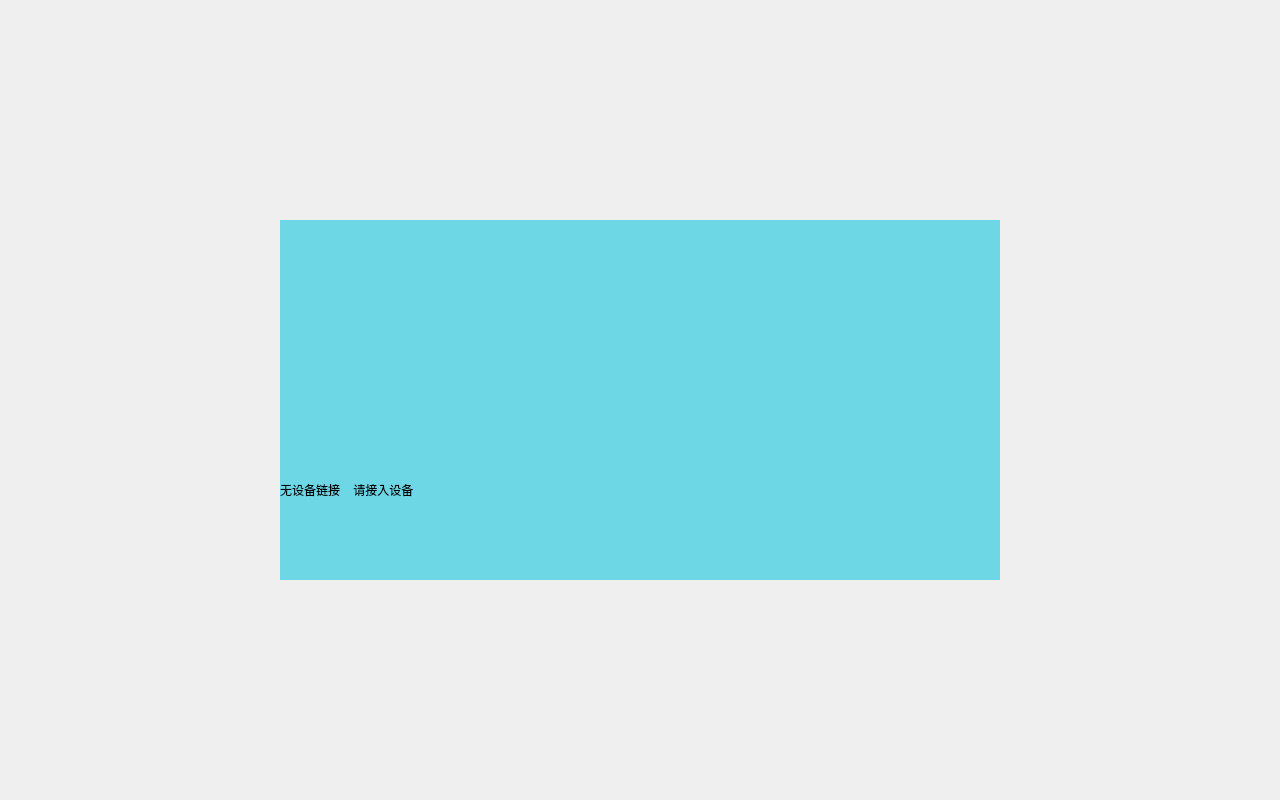
<?xml version="1.0" encoding="UTF-8"?>
<ui version="4.0">
 <class>no_device</class>
 <widget class="QWidget" name="no_device">
  <property name="geometry">
   <rect>
    <x>0</x>
    <y>0</y>
    <width>1280</width>
    <height>800</height>
   </rect>
  </property>
  <property name="windowTitle">
   <string>Form</string>
  </property>
  <property name="styleSheet">
   <string notr="true"/>
  </property>
  <widget class="QLabel" name="label_b">
   <property name="geometry">
    <rect>
     <x>0</x>
     <y>0</y>
     <width>1280</width>
     <height>800</height>
    </rect>
   </property>
   <property name="styleSheet">
    <string notr="true">background-image: url(:/tu/背景.png);</string>
   </property>
   <property name="text">
    <string/>
   </property>
  </widget>
  <widget class="QLabel" name="label_backdrop">
   <property name="geometry">
    <rect>
     <x>280</x>
     <y>220</y>
     <width>720</width>
     <height>360</height>
    </rect>
   </property>
   <property name="styleSheet">
    <string notr="true">background-color: rgb(110, 215, 230);</string>
   </property>
   <property name="text">
    <string/>
   </property>
  </widget>
  <widget class="QLabel" name="label_num">
   <property name="geometry">
    <rect>
     <x>280</x>
     <y>450</y>
     <width>720</width>
     <height>80</height>
    </rect>
   </property>
   <property name="text">
    <string>无设备链接    请接入设备</string>
   </property>
  </widget>
  <widget class="QLabel" name="label">
   <property name="geometry">
    <rect>
     <x>565</x>
     <y>250</y>
     <width>150</width>
     <height>150</height>
    </rect>
   </property>
   <property name="styleSheet">
    <string notr="true">image: url(:/tu/警告.png);</string>
   </property>
   <property name="text">
    <string/>
   </property>
  </widget>
 </widget>
 <resources/>
 <connections/>
</ui>
